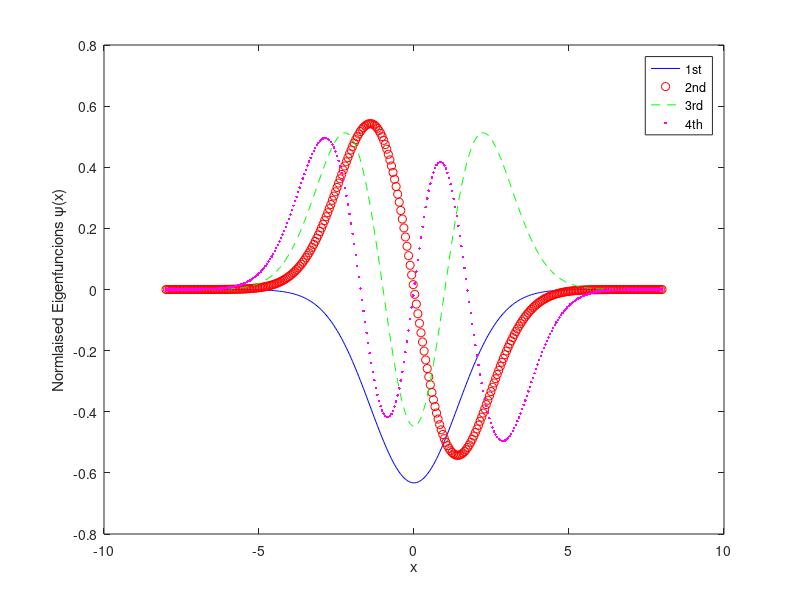
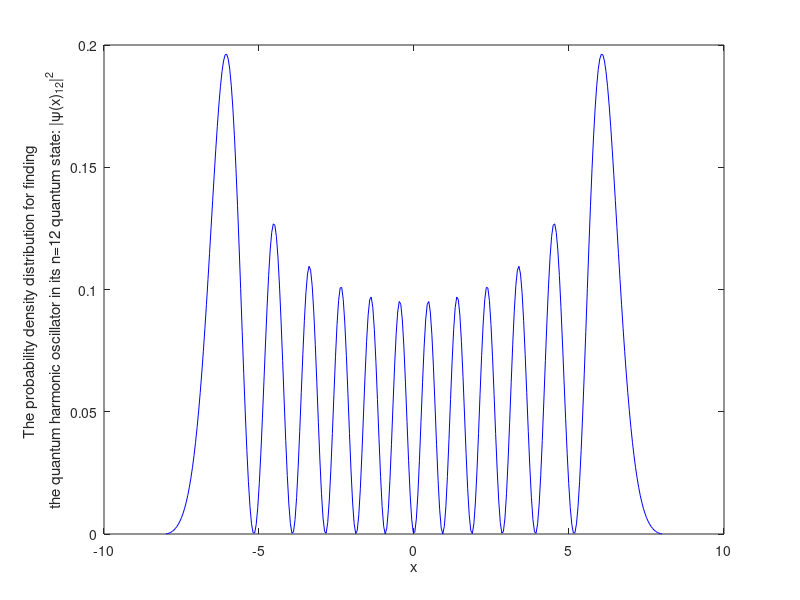

Recreate these plots in MATLAB, in order.


clear all; %clear all previously defined variables
close all; %close all previosly defined figures


% %%%Damped Harmonic Oscillator
% %----------------------------
% %In classical mechanics, a harmonic oscillator is a system that, 
% %when displaced from its equilibrium position, experiences a restoring 
% %force F proportional to the displacement x.
% 
% %If F is the only force acting on the system, the system is called a simple
% %harmonic oscillator, and it undergoes simple harmonic motion: sinusoidal
% %oscillations about the equilibrium point, with a constant amplitude and 
% %a constant frequency (which does not depend on the amplitude).
% 
% %If a frictional force (damping) proportional to the velocity is also
% %present, the harmonic oscillator is described as a damped oscillator.
% 
% %define natural frequency 
% w = 2*pi;
% 
% %define damping ratio
% d = 0.50;
% 
% %initial conditions of the position and its first drivative
% y0 = [2,0];
% 
% %Time variable
% tmin=0; %minimum time
% tmax=10; %maximum time
% tspan = [tmin tmax];
% 
% %solve ODE using explicit Runge-Kutta (4,5)
% [Time,Position] = ode45('Oscillators_rhs',tspan,y0,[],d,w);
% 
% %plotting
% plot(Time,Position(:,1),'-o',Time,Position(:,2),'-o')
% title('Solution of Damped Harmonic Oscillator with ODE45');
% xlabel('Time');
% ylabel('Solution');
% legend('Position','Velocity')


% %%%Van Der Pol Equation
% %----------------------
% %Definition:
% %In dynamics, the Van der Pol oscillator is a non-conservative oscillator 
% %with non-linear damping. It evolves in time according to a second-order 
% %ordinary differential equation
% 
% %define the  scalar parameter indicating the nonlinearity and the strength 
% %of the damping.
% mu = 1;
% 
% %initial conditions of the position and its first drivative
% y0 = [2,0];
% 
% %Time variable
% tmin=0; %minimum time
% tmax=20; %maximum time
% tspan = [tmin tmax];
% 
% %solve ODE using explicit Runge-Kutta (4,5)
% [Time,Position] = ode45('Oscillators_rhs',tspan,y0,[],mu);
% 
% %plotting
% plot(Time,Position(:,1),'-o',Time,Position(:,2),'-o')
% title('Solution of van der Pol Equation (\mu = 1) with ODE45');
% xlabel('Time');
% ylabel('Solution');
% legend('Position','Velocity')


%%%Quantum Harmonic Oscillator 
%-----------------------------
%Definition: 
%The quantum harmonic oscillator is the quantum-mechanical 
%analog of the classical harmonic oscillator. Because an arbitrary smooth 
%potential can usually be approximated as a harmonic potential at the 
%vicinity of a stable equilibrium point, it is one of the most important 
%model systems in quantum mechanics. Furthermore, it is one of the few 
%quantum-mechanical systems for which an exact, analytical solution is 
%known.

%Spatial variable
L=8; %spatial domain
dq=0.05; %spatial step size
qmin=-L; %minimum boundary
qmax=L; %maximum boundary 
N=(qmax-qmin)/dq; %number of spatial points
q=linspace(qmin,qmax,N); %spatial vector

%Define the harmonic oscillator length scale
alpha = 0.255; 

% Constructing the spatial matrix using Finite-Difference Method (FDM)
A=zeros(N,N); %matrix of zero elements
%the diagonal elements
for n=1:N  %the number of colomns/rows
    A(n,n) = 2/dq^2 + alpha * q(n)^2;  %the value of each diagonal element 
end

%the off-diagonal elements
for n=1:N-1       
    A(n+1,n) = -1/dq^2; %the value of each lower off-diagonal element
end 
for n=2:N        
    A(n-1,n) = -1/dq^2; %the value of each upper off-diagonal element
end

%computing eigenfunctions and eigenvalues
[Eigen_Fun,Eigen_Val] = eig(A);
D=diag(Eigen_Val); %eigenvalues

%normalisation
%1st mode
norm1 = trapz(q,Eigen_Fun(:,1).*Eigen_Fun(:,1));
Eigen_Fun1 = Eigen_Fun(:,1)/sqrt(norm1);
%2nd mode
norm2 = trapz(q,Eigen_Fun(:,2).*Eigen_Fun(:,2));
Eigen_Fun2 = Eigen_Fun(:,2)/sqrt(norm2);
%3rd mode
norm3 = trapz(q,Eigen_Fun(:,3).*Eigen_Fun(:,3));
Eigen_Fun3 = Eigen_Fun(:,3)/sqrt(norm3);
%4th mode
norm4 = trapz(q,Eigen_Fun(:,4).*Eigen_Fun(:,4));
Eigen_Fun4 = Eigen_Fun(:,4)/sqrt(norm4);

%plotting
%First four normalised eigenfunctions 
figure(1)
plot(q,Eigen_Fun1,'b',q,Eigen_Fun2,'ro',...
    q,Eigen_Fun3,'g--',q,Eigen_Fun4,'m.','linewidth',2)
xlabel('x')
ylabel('Normlaised Eigenfuncions \psi(x)')
legend('1st','2nd','3rd','4th')
%the probability density distribution of the quantum state n=12
figure(2)
norm12 = trapz(q,Eigen_Fun(:,12).*Eigen_Fun(:,12));
Eigen_Fun12 = Eigen_Fun(:,12)/sqrt(norm12);
plot(q,abs(Eigen_Fun12).^2,'b')
xlabel('x')
ylabel({'The probability density distribution for finding ';...
    'the quantum harmonic oscillator in its n=12 quantum state: |\psi(x)_{12}|^2'})
